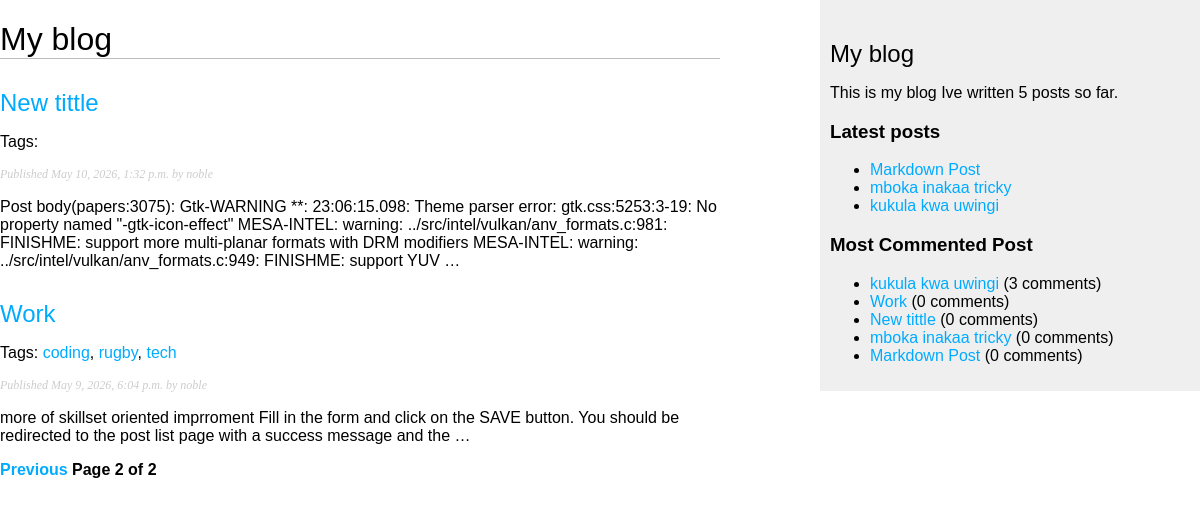
Screenshot of /blog/?page=2 with the database file from the repository.
### blog/models.py (models this page shows, shortened)
class Post(models.Model):
  tags = TaggableManager()
  class Status(models.TextChoices): #enumaration class
    DRAFT = 'DF', 'Draft'
    PUBLISHED = 'PB', 'Published'
  title = models.CharField(max_length=250)
  slug = models.SlugField(max_length=250, unique_for_date='publish')
  body = models.TextField()
  author = models.ForeignKey(
    settings.AUTH_USER_MODEL,
    on_delete=models.CASCADE,
    related_name='blog_posts'
  )
  publish = models.DateTimeField(default=timezone.now)
  created = models.DateTimeField(auto_now_add=True)
  updated = models.DateTimeField(auto_now=True)
  status = models.CharField(
    max_length=2,
    choices=Status,
    default=Status.DRAFT
  )
  objects = models.Manager() #default man
  published = PublishedManager() #custom manager
  class Meta:
    ordering = ['-publish']
    indexes = [
      models.Index(fields=['-publish']),
    ]
  def get_absolute_url(self):
    return reverse('blog:post_detail', args=[
      self.publish.year,
      self.publish.month,
      self.publish.day,
      self.slug
    ])

### blog/views.py (the view)
# urls.py: path('', views.post_list, name='post_list'),
def post_list(request, tag_slug=None):
  post_list = Post.published.all()
  tag = None
  if tag_slug:
    tag = get_object_or_404(Tag, slug=tag_slug)
    post_list = post_list.filter(tags__in=[tag])
  paginator = Paginator(post_list, 3) #3 post per page
  page_number = request.GET.get('page', 1)
  try:
    posts = paginator.page(page_number)
  except PageNotAnInteger:
    posts = paginator.page(1)
  except EmptyPage:
    posts = paginator.page(paginator.num_pages)
  return render(request, 'blog/post/list.html', {'posts':posts, 'tag':tag})

### blog/models.py (called while the page is built)
  def get_queryset(self):
    return super().get_queryset().filter(status=Post.Status.PUBLISHED)

### blog/templatetags/blog_tags.py (called while the page is built)
@register.simple_tag
def total_posts():
  return Post.published.count()

@register.inclusion_tag('blog/post/latest_posts.html')
def show_latest_posts(count=5):
  latest_post = Post.published.order_by('-publish')[:count]
  return {'latest_posts': latest_post}

@register.simple_tag
def get_most_cmntd_pst(count=5):
  return Post.published.annotate(
    total_comments=Count('comments')
  ).order_by('-total_comments')[:count]

@register.filter(name='markdown')
def markdown_format(text):
    return mark_safe(markdown.markdown(text))

### blog/templates/blog/post/list.html (shortened to what this page needs)
{% extends "blog/base.html" %}
{% load blog_tags %}
{% block content %}
  <h1>My blog</h1>
  {% for post in posts %}
    <h2>
      <a href="{{ post.get_absolute_url }}">
        {{ post.title }}
      </a>
    </h2>
    <p class="tags">
      Tags:
      {% for tag in post.tags.all %}
        <a href="{% url 'blog:post_list_by_tag' tag.slug %}">{{ tag.name }}</a>{% if not forloop.last %}, {% endif %}
      {% endfor %}
    </p>
    <p class="date">
      Published {{ post.publish }} by {{ post.author }}
    </p>
    {{ post.body|markdown|truncatewords:30|linebreaks }}
  {% endfor %}
  {% include "blog/pagination.html" with page=posts %}
{% endblock %}

### blog/templates/blog/base.html (shortened to what this page needs)
{% load blog_tags %}
{% load static %}
<!DOCTYPE html>
<html lang="en">
<head>
</head>
<body>
  <div id="content">
    {% block content %}
    {% endblock %}
  </div>
  <div id="sidebar">
    <h2>My blog</h2>
    <p>This is my blog
      Ive written {% total_posts %} posts so far.
    </p>
    <h3>Latest posts</h3>
    {% show_latest_posts 3 %}
    <h3>Most Commented Post</h3>
    {% get_most_cmntd_pst as most_commented_post %}
    <ul>
      {% for post in most_commented_post %}
      <li><a href="{{ post.get_absolute_url }}">{{ post.title }}</a> ({{ post.total_comments }} comments)</li>
      {% endfor %}
    </ul>
  </div>
</body>
</html>

### blog/templates/blog/post/latest_posts.html
<ul>
{% for post in latest_posts %}
<li>
<a href="{{ post.get_absolute_url }}">{{ post.title }}</a>
</li>
{% endfor %}
</ul>

### blog/templates/blog/base.html (style rules this page uses)
body { margin: 0; padding: 0; font-family: Arial, Helvetica, sans-serif; }
a { color: #00abff; text-decoration: none; }
h1 { font-weight: normal; border-bottom: 1px solid #bbb; }
h2 { font-weight: normal; margin: 30px 0 0; }
#content { float: left; width: 60%; padding: 0 0 30px; }
#sidebar { float: right; width: 30%; padding: 10px; background-color: #efefef; height: 100%; }
p.date { color: #ccc; font-family: geoergia, serif; font-size: 12px; font-style: italic; }

### rows the page displays
Post: title "New tittle", publish "May 10, 2026, 1:32 p.m.", author "noble", body "Post body(papers:3075): Gtk-WARNING **: 23:06:15.098: Theme parser error: gtk.css:5253:3-19: No property named \"-gtk-icon-effect\" MESA-INTEL: warning: ../src/intel/vulkan/anv_formats.c:981: FINISHME: support more multi-planar formats with DRM modifiers MESA-INTEL: warning: ../src/intel/vulkan/anv_formats.c:949: FINISHME: support YUV …", total_comments "0"
Post: title "Work", publish "May 9, 2026, 6:04 p.m.", author "noble", body "more of skillset oriented imprroment Fill in the form and click on the SAVE button. You should be redirected to the post list page with a success message and the …", total_comments "0"
Tag: name "coding"
Tag: name "rugby"
Tag: name "tech"
Post: title "Markdown Post", total_comments "0"
Post: title "mboka inakaa tricky", total_comments "0"
Post: title "kukula kwa uwingi", total_comments "3"

### other values shown
{{ page.number }} "2"
{{ page.paginator.num_pages }} "2"
